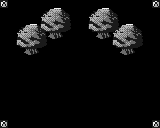

Below is a game level as drawn by its tile map, then a one-line description and the .tmx file that defines it, in full:
An orthogonal 20x16 tile map with 8x8 px tiles, 3 tile layers (Background, Collision, Overlap).

<map version="1.0" orientation="orthogonal" renderorder="right-down" width="20" height="16" tilewidth="8" tileheight="8" nextobjectid="1">
 <tileset firstgid="1" name="char_sheet" tilewidth="8" tileheight="8" tilecount="1024">
  <image source="char_sheet.png" width="256" height="256" />
 </tileset>
 <layer name="Background" width="20" height="16">
  <data encoding="csv">
63,0,0,0,0,0,0,0,0,0,0,0,0,0,0,0,0,0,0,63,
0,0,0,0,0,0,0,0,0,0,0,0,0,0,0,0,0,0,0,0,
0,0,0,0,0,0,0,0,0,0,0,0,0,0,0,0,0,0,0,0,
0,0,0,0,0,0,0,0,0,0,0,0,0,0,0,0,0,0,0,0,
0,0,0,0,0,0,0,0,0,0,0,0,0,0,0,0,0,0,0,0,
0,0,0,0,0,0,0,0,0,0,0,0,0,0,0,0,0,0,0,0,
0,0,0,0,0,0,0,0,0,0,0,0,0,0,0,0,0,0,0,0,
0,0,0,0,0,0,0,0,0,0,0,0,0,0,0,0,0,0,0,0,
0,0,0,0,0,0,0,0,0,0,0,0,0,0,0,0,0,0,0,0,
0,0,0,0,0,0,0,0,0,0,0,0,0,0,0,0,0,0,0,0,
0,0,0,0,0,0,0,0,0,0,0,0,0,0,0,0,0,0,0,0,
0,0,0,0,0,0,0,0,0,0,0,0,0,0,0,0,0,0,0,0,
0,0,0,0,0,0,0,0,0,0,0,0,0,0,0,0,0,0,0,0,
0,0,0,0,0,0,0,0,0,0,0,0,0,0,0,0,0,0,0,0,
0,0,0,0,0,0,0,0,0,0,0,0,0,0,0,0,0,0,0,0,
63,0,0,0,0,0,0,0,0,0,0,0,0,0,0,0,0,0,0,63
</data>
 </layer>
 <layer name="Collision" width="20" height="16">
  <data encoding="csv">
0,0,0,0,0,0,0,0,0,0,0,0,0,0,0,0,0,0,0,0,
0,0,0,0,0,0,0,0,0,0,0,0,0,0,0,0,0,0,0,0,
0,0,0,0,0,0,0,0,0,0,0,0,0,0,0,0,0,0,0,0,
0,0,0,0,0,405,406,407,408,0,0,405,406,407,408,0,0,0,0,0,
0,0,0,0,0,0,439,440,0,0,0,0,439,440,0,0,0,0,0,0,
0,0,405,406,407,408,0,0,0,0,0,0,0,0,405,406,407,408,0,0,
0,0,0,439,440,0,0,0,0,0,0,0,0,0,0,439,440,0,0,0,
0,0,0,0,0,0,0,0,0,0,0,0,0,0,0,0,0,0,0,0,
0,0,0,0,0,0,0,0,0,0,0,0,0,0,0,0,0,0,0,0,
0,0,0,0,0,0,0,0,0,0,0,0,0,0,0,0,0,0,0,0,
0,0,0,0,0,0,0,0,0,0,0,0,0,0,0,0,0,0,0,0,
0,0,0,0,0,0,0,0,0,0,0,0,0,0,0,0,0,0,0,0,
0,0,0,0,0,0,0,0,0,0,0,0,0,0,0,0,0,0,0,0,
0,0,0,0,0,0,0,0,0,0,0,0,0,0,0,0,0,0,0,0,
0,0,0,0,0,0,0,0,0,0,0,0,0,0,0,0,0,0,0,0,
0,0,0,0,0,0,0,0,0,0,0,0,0,0,0,0,0,0,0,0
</data>
 </layer>
 <layer name="Overlap" width="20" height="16">
  <data encoding="csv">
0,0,0,0,0,0,0,0,0,0,0,0,0,0,0,0,0,0,0,0,
0,0,0,0,0,341,342,343,344,0,0,341,342,343,344,0,0,0,0,0,
0,0,0,0,0,373,374,375,376,0,0,373,374,375,376,0,0,0,0,0,
0,0,341,342,343,344,0,0,0,0,0,0,0,0,341,342,343,344,0,0,
0,0,373,374,375,376,0,0,0,0,0,0,0,0,373,374,375,376,0,0,
0,0,0,0,0,0,0,0,0,0,0,0,0,0,0,0,0,0,0,0,
0,0,0,0,0,0,0,0,0,0,0,0,0,0,0,0,0,0,0,0,
0,0,0,0,0,0,0,0,0,0,0,0,0,0,0,0,0,0,0,0,
0,0,0,0,0,0,0,0,0,0,0,0,0,0,0,0,0,0,0,0,
0,0,0,0,0,0,0,0,0,0,0,0,0,0,0,0,0,0,0,0,
0,0,0,0,0,0,0,0,0,0,0,0,0,0,0,0,0,0,0,0,
0,0,0,0,0,0,0,0,0,0,0,0,0,0,0,0,0,0,0,0,
0,0,0,0,0,0,0,0,0,0,0,0,0,0,0,0,0,0,0,0,
0,0,0,0,0,0,0,0,0,0,0,0,0,0,0,0,0,0,0,0,
0,0,0,0,0,0,0,0,0,0,0,0,0,0,0,0,0,0,0,0,
0,0,0,0,0,0,0,0,0,0,0,0,0,0,0,0,0,0,0,0
</data>
 </layer>
</map>
